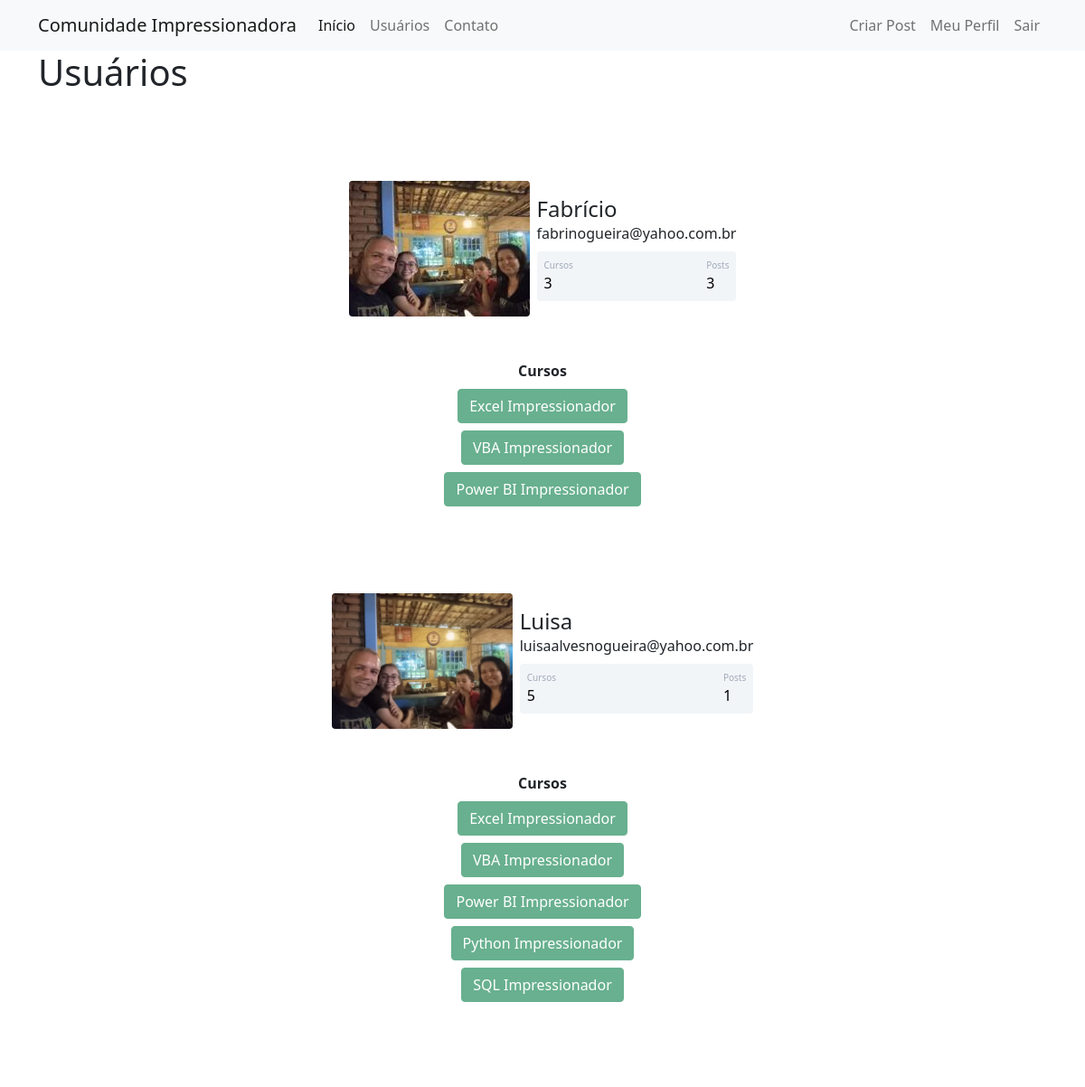
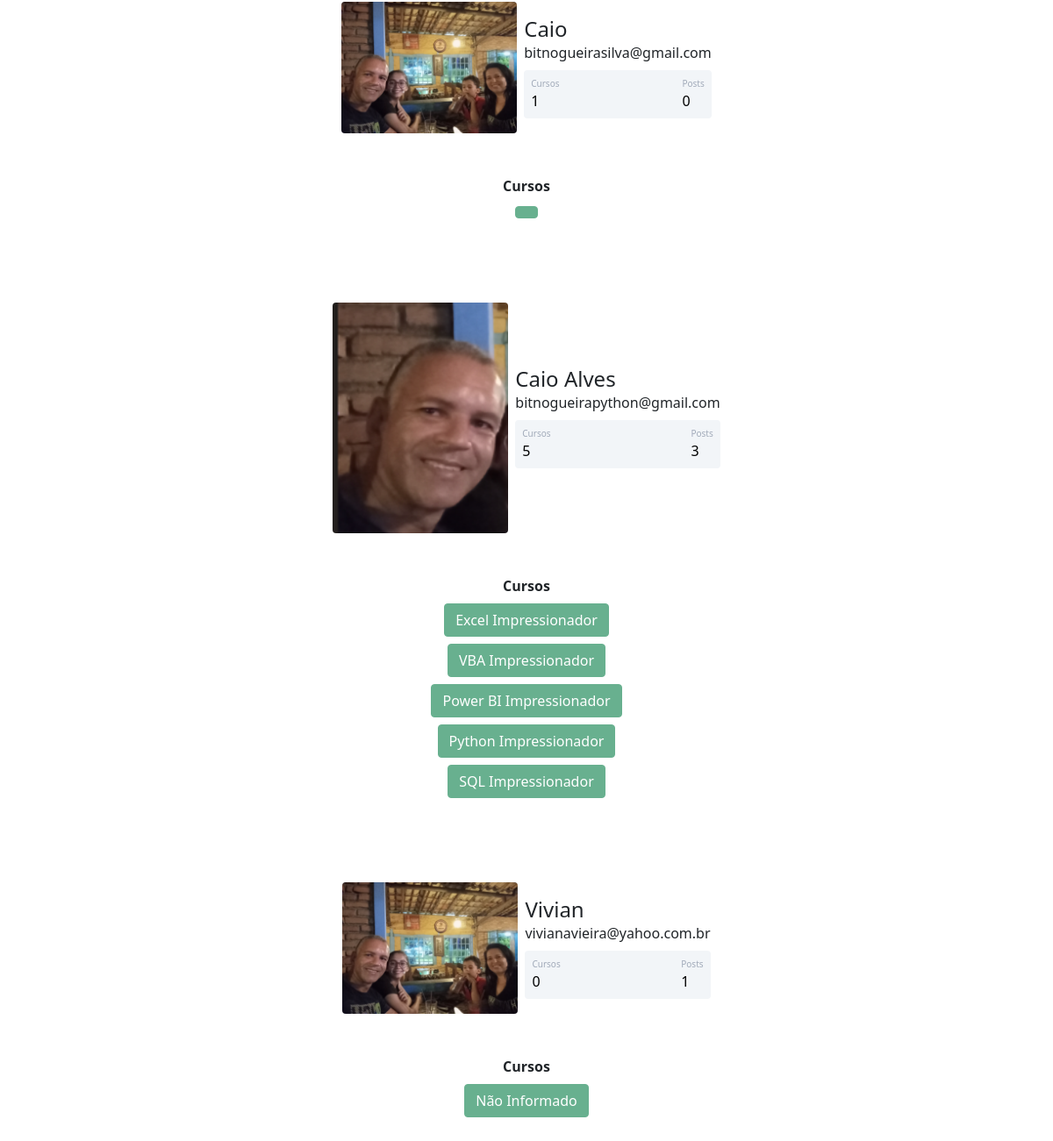
The page /usuarios (signed in) on the database its author committed (2 pictures, top to bottom).
### comunidadeimpressionadora/models.py (models this page shows)
class Usuario(database.Model, UserMixin): # irá herdar todas as informações do database.Model (inclusive o init)
    id= database.Column ('id', database.Integer, primary_key=True) # o id será um valor único e servirá como chave primária.
    username= database.Column ('username', database.String, nullable=False) #nullable=False-deverá ter um nome preenchido
    email= database.Column ('email', database.String, nullable=False, unique=True) #unique=True-o email não pode repetir
    senha = database.Column ('senha', database.String,nullable=False)
    foto_perfil= database.Column ('foto_perfil', database.String, default='default.jpg')#default='default.jpg'- será um formato fixo de imagem, no caso jpg
    posts= database.relationship('Post', backref='autor', lazy=True)# nome do post(autor), passa todas a informações do autor(lazy=True)
    cursos= database.Column('cursos', database.String, nullable=False, default='Não Informado')# default='Não Informado'-será o valor padrão antes de ser digitado algo
    def contar_posts(self):
        return len(self.posts)

### comunidadeimpressionadora/routes.py (the view)
@app.route('/usuarios')
@login_required # página bloqueado. Só acessa se fizer login
def usuarios():
    lista_usuarios = Usuario.query.all()
    return render_template('usuarios.html', lista_usuarios=lista_usuarios)

### comunidadeimpressionadora/models.py (called while the page is built)
@login_manager.user_loader
def load_usuario(id_usuario):
    return Usuario.query.get(int(id_usuario)) # como o id_usuario é a chave primaria, pode usar o get direto para

### comunidadeimpressionadora/templates/usuarios.html (shortened to what this page needs)
{% extends 'base.html' %}
{% block content %}
        <div class="container">
    <h1>Usuários</h1>
    {% for usuario in lista_usuarios %}
        <div class="container mt-5 d-flex flex-column align-items-center">
            <div class="d-flex justify-content-center mt-5">
                <div class="d-flex align-items-center">
                    <div class="image pe-2">
                        <img src="{{ url_for('static',filename='fotos_perfil/{}'.format(usuario.foto_perfil)) }}" class="rounded" width="200">
                    </div>
                    <div class="ml-3 w-100">
                        <h4 class="mb-0 mt-0">{{ usuario.username }}</h4>
                        <span>{{ usuario.email }}</span>
                        <div class="p-2 mt-2 bg-primary d-flex justify-content-between rounded text-white stats">
                            <div class="d-flex flex-column">
                                {% if 'Não Informado' in usuario.cursos %}
                                    <span class="articles">Cursos</span>
                                    <span class="number1">0</span>
                                {% else %}
                                    <span class="articles">Cursos</span>
                                    <span class="number1">{{ usuario.cursos.count(';') + 1 }}</span>
                                {% endif %}
                            </div>
                            <div class="d-flex flex-column">
                                <span class="rating">Posts</span>
                                <span class="number3">{{ usuario.contar_posts() }}</span>
                            </div>
                        </div>
                    </div>
                </div>
            </div>
        </div>
        <div class="container mt-5 d-flex flex-column align-items-center">
            <div class="col col-4" style="text-align: center;">
                <strong>Cursos</strong><br>
                {% for curso in usuario.cursos.split(';') %}
                    <button type="button" class="btn btn-success mt-2" disabled>{{ curso }}</button>
                {% endfor %}
            </div>
        </div>
    {% endfor %}
</div>
{% endblock %}

### comunidadeimpressionadora/templates/base.html (shortened to what this page needs)
<!DOCTYPE html>
<html lang="pt-br">
<head>
    <link href="https://cdn.jsdelivr.net/npm/bootstrap@5.0.2/dist/css/bootstrap.min.css"
          rel="stylesheet"
>
    <link rel="stylesheet" type="text/css" href="{{ url_for('static', filename='main.css') }}">
</head>
<body>
    {% include 'navbar.html' %}
    {% block content %}
    {% endblock %}
</body>
</html>

### comunidadeimpressionadora/templates/navbar.html (shortened to what this page needs)
<nav class="navbar navbar-expand-lg navbar-light bg-light">
  <div class="container-fluid container">
    <a class="navbar-brand" href="{{ url_for('home') }}">Comunidade Impressionadora</a>
    <div class="collapse navbar-collapse" id="navbarSupportedContent">
      <ul class="navbar-nav me-auto mb-2 mb-lg-0">
        <li class="nav-item">
          <a class="nav-link active" aria-current="page" href="{{ url_for('home') }}">Início</a>
        </li>
        <li class="nav-item">
          <a class="nav-link" href="{{ url_for('usuarios') }}">Usuários</a>
        </li>
        <li class="nav-item">
          <a class="nav-link" href="{{ url_for('contato') }}">Contato</a>
        </li>
      </ul>
      <ul class="d-flex navbar-nav">
          {% if current_user.is_authenticated %}
            <li class="nav-item">
              <a class="nav-link" href="{{ url_for('post_criar') }}">Criar Post<a>
            </li>
            <li class="nav-item">
              <a class="nav-link" href="{{ url_for('perfil') }}">Meu Perfil<a>
            </li>
            <li class="nav-item">
              <a class="nav-link" href="{{ url_for('sair') }}">Sair<a>
            </li>
          {% endif %}
      </ul>
    </div>
  </div>
</nav>

### comunidadeimpressionadora/static/main.css (style rules this page uses)
.stats { background: #f2f5f8 !important; color: #000 !important; }
.articles { font-size:10px; color: #a1aab9; }
.number1 { font-weight:500; }
.rating { font-size:10px; color: #a1aab9; }
.number3 { font-weight:500; }

### rows shown on the page
Usuario: foto_perfil (picture), username "Fabrício", email "fabrinogueira@yahoo.com.br", cursos "3", contar_posts "3", curso "Excel Impressionador" "VBA Impressionador" "Power BI Impressionador"
Usuario: foto_perfil (placeholder picture), username "Luisa", email "luisaalvesnogueira@yahoo.com.br", cursos "5", contar_posts "1", curso "Excel Impressionador" "VBA Impressionador" "Power BI Impressionador" "Python Impressionador" "SQL Impressionador"
Usuario: foto_perfil (placeholder picture), username "Caio", email "bitnogueirasilva@gmail.com", cursos "1", contar_posts "0"
Usuario: foto_perfil (picture), username "Caio Alves", email "bitnogueirapython@gmail.com", cursos "5", contar_posts "3", curso "Excel Impressionador" "VBA Impressionador" "Power BI Impressionador" "Python Impressionador" "SQL Impressionador"
Usuario: foto_perfil (placeholder picture), username "Vivian", email "vivianavieira@yahoo.com.br", shows "Cursos", contar_posts "1", cursos "Não Informado"
